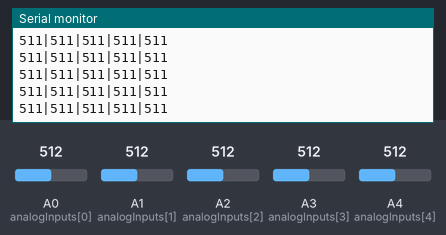
This sketch was run on a simulated Arduino Uno, built with avr-gcc and run on an emulated ATmega328P. Shown: the last lines printed to the serial monitor. The inputs (shaded band) are chosen by the test bench; at power-on: A0 (analogInputs[0]) = 512, A1 (analogInputs[1]) = 512, A2 (analogInputs[2]) = 512, A3 (analogInputs[3]) = 512, A4 (analogInputs[4]) = 512.

Above: at 1.2 s.
1.3 s: A0 (analogInputs[0]) set to 908
At 2.2 s:
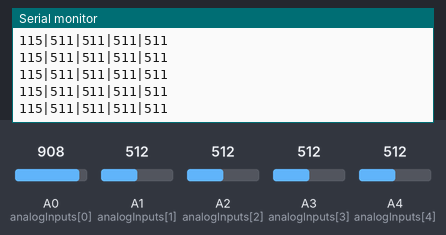
2.8 s: A0 (analogInputs[0]) set to 937
At 3.9 s:
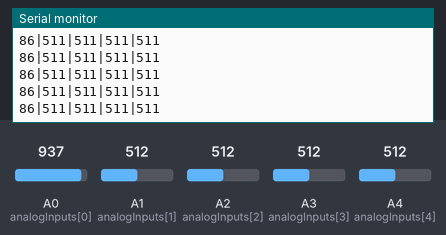
Timing chart, 0 to 5.8 s (numbered marks = the images above; inputs shaded):
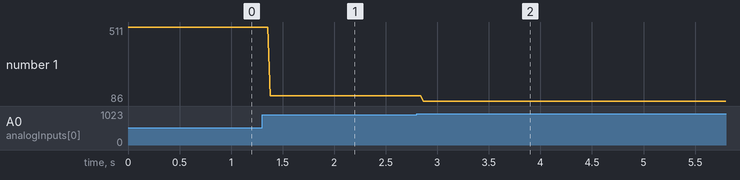

The sketch:

5-sliders.ino
```cpp
const int NUM_SLIDERS = 5;
const int analogInputs[NUM_SLIDERS] = {A0, A1, A2, A3, A4};

int analogSliderValues[NUM_SLIDERS];

void setup() {
  for (int i = 0; i < NUM_SLIDERS; i++) {
    pinMode(analogInputs[i], INPUT);
  }

  Serial.begin(9600);
}

void loop() {
  updateSliderValues();
  sendSliderValues(); // Actually send data (all the time)
  // printSliderValues(); // For debug
  delay(10);
}

void updateSliderValues() {
  for (int i = 0; i < NUM_SLIDERS; i++) {
    int raw = analogRead(analogInputs[i]);
    analogSliderValues[i] = 1023 - raw; //invert sliders
  }
}

void sendSliderValues() {
  String builtString = String("");

  for (int i = 0; i < NUM_SLIDERS; i++) {
    builtString += String((int)analogSliderValues[i]);

    if (i < NUM_SLIDERS - 1) {
      builtString += String("|");
    }
  }

  Serial.println(builtString);
}

void printSliderValues() {
  for (int i = 0; i < NUM_SLIDERS; i++) {
    String printedString = String("Slider #") + String(i + 1) + String(": ") + String(analogSliderValues[i]) + String(" mV");
    Serial.write(printedString.c_str());

    if (i < NUM_SLIDERS - 1) {
      Serial.write(" | ");
    } else {
      Serial.write("\n");
    }
  }
}
```

Measured:
- after the input at 1.3 s, the serial monitor: prints a new line after 0.08 s (image 1)
- after the input at 2.8 s, the serial monitor: prints a new line after 0.06 s (image 2)
- plotted number 1: 511 → 115 after the input at 1.3 s, 115 → 86 after the input at 2.8 s
